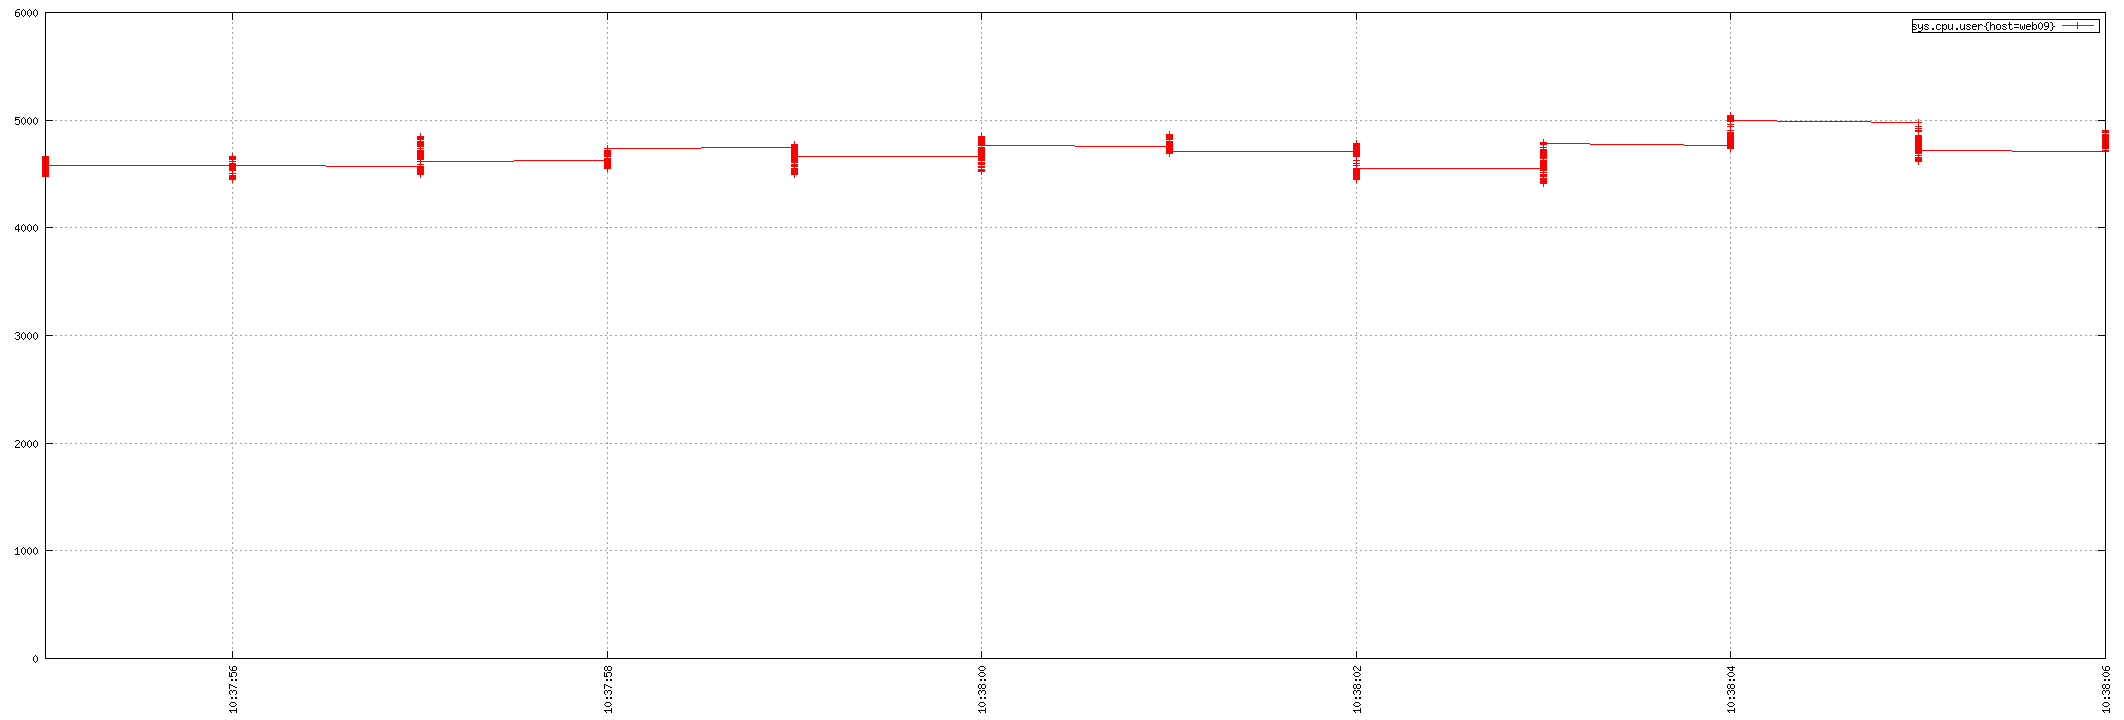

The gnuplot source for this figure:
set term png small size 2124,720
set xdata time
set timefmt "%s"
if (GPVAL_VERSION < 4.6) set xtics rotate; else set xtics rotate right
set output "${TMPDIR-'tmp'}/tsd/8a50e987.png"
set xrange ["1673779075":"1673779086"]
set format x "%H:%M:%S"
set grid
set style data linespoint
set key right box
set yrange [0:]
plot  "${TMPDIR-'tmp'}/tsd/8a50e987_0.dat" using 1:2 title "sys.cpu.user{host=web09}"
